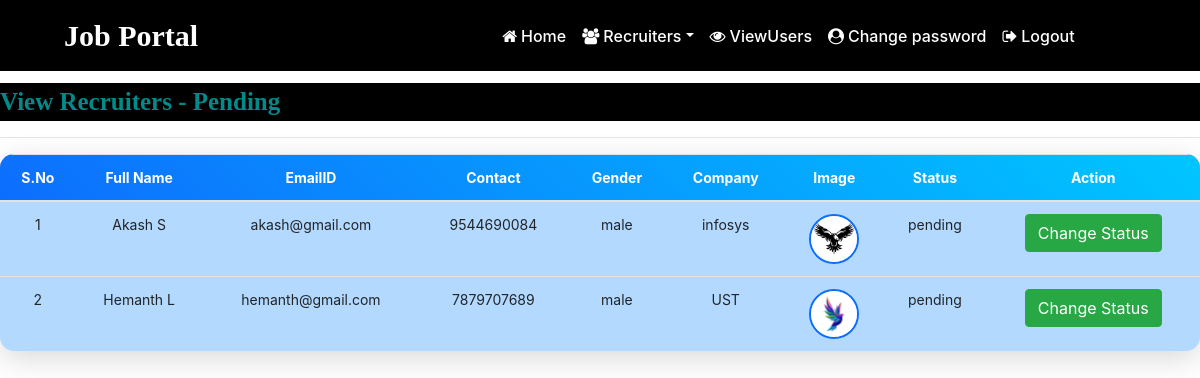
The page /recruiter_pending (signed in) on the database as committed earlier.
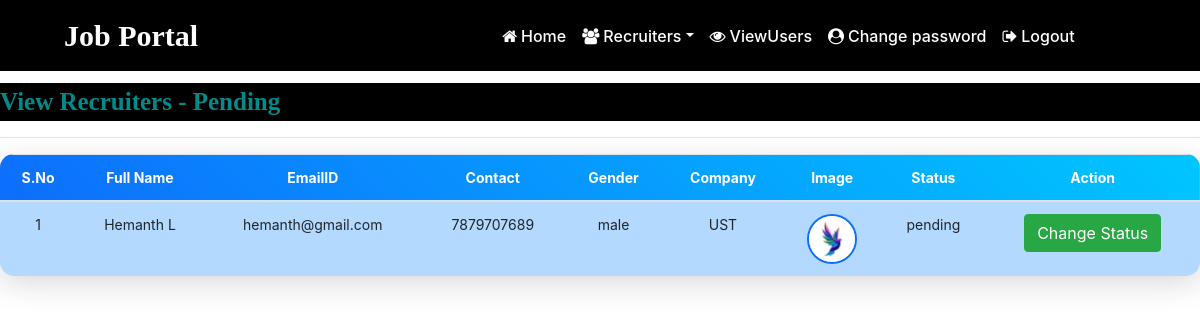
The same page on the database as committed later.
### job/models.py (models this page shows, shortened)
class Recruiter(models.Model):
    user=models.ForeignKey(User,on_delete=models.CASCADE)
    mobile=models.CharField(max_length=15,null=True)
    image=models.FileField(null=True)
    gender=models.CharField(max_length=10,null=True)
    company = models.CharField(max_length=100, null=True)
    type=models.CharField(max_length=15,null=True)
    status = models.CharField(max_length=20 ,null=True)

### job/views.py (the view)
# urls.py: path('recruiter_pending', recruiter_pending, name='recruiter_pending'),
def recruiter_pending(request):
    if not request.user.is_authenticated:
        return redirect('admin_login')
    data=Recruiter.objects.filter(status="pending")
    d={'data':data}
    return render(request,'recruiter_pending.html',d)

### job/templates/recruiter_pending.html (shortened to what this page needs)
<!DOCTYPE html>
<html lang="en">
{% load static %}
<head>
</head>
<body>
    {% include 'admin_navigation.html' %}
    <marquee style="font-family:'Monotype Corsiva' ; font-size:25px; color:darkcyan; background-color:black; font-weight: bold; margin-top:1%">
        View Recruiters - Pending
    </marquee>
    <hr>
    <table class="table table-hover" id="example">
        <thead>
            <tr style="background-color:#deb887">
                <th>S.No</th>
                <th>Full Name</th>
                <th>EmailID</th>
                <th>Contact</th>
                <th>Gender</th>
                <th>Company</th>
                <th>Image</th>
                <th>Status</th>
                <th>Action</th>
            </tr>
        </thead>
        <tbody >
        {% for i in data %}
            <tr style="background-color:#b3d9ff;">
                <td>{{ forloop.counter }}</td>
                <td>{{ i.user.first_name }} {{ i.user.last_name }}</td>
                 <td>{{ i.user.username }}</td>
                 <td>{{ i.mobile }}</td>
                 <td>{{ i.gender }}</td>
                <td>{{ i.company }}</td>
                 <td><img src="{{ i.image.url }}" style="height:50px;width:50px;border-radius:50%"></td>
                <td>{{ i.status }}</td>
                <td><a href="{% url 'change_status' i.id %}" class="btn btn-success" >Change Status</a></td>
            </tr>
        {% endfor %}
        </tbody>
    </table>
</body>
</html>

Rows that differ between the two databases and show on the page:
no longer on this page (row edited): Recruiter: user.first_name "Akash", user.last_name "S", user.username "akash@gmail.com", mobile "9544690084", gender "male", company "infosys", image (picture), status "pending"
